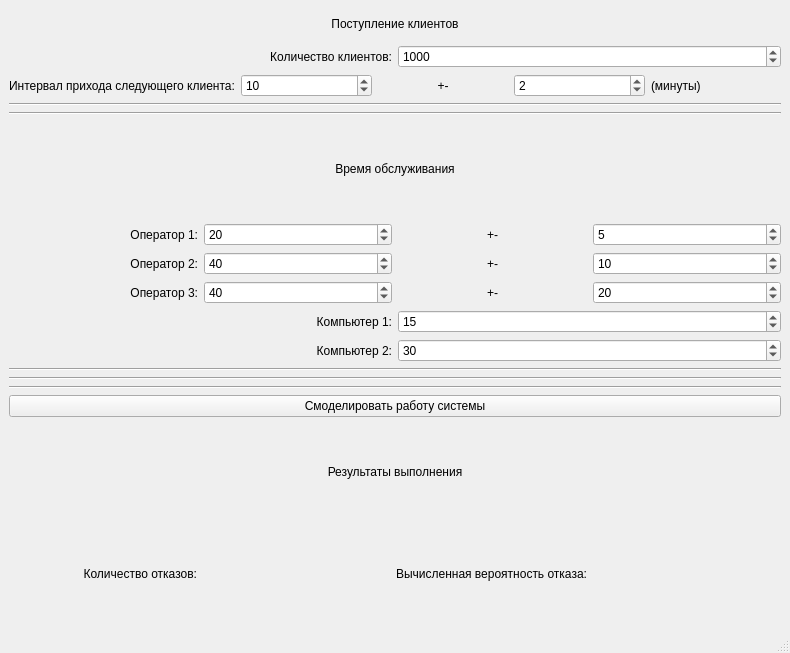
<?xml version="1.0" encoding="UTF-8"?>
<ui version="4.0">
 <class>MainWindow</class>
 <widget class="QMainWindow" name="MainWindow">
  <property name="geometry">
   <rect>
    <x>0</x>
    <y>0</y>
    <width>790</width>
    <height>653</height>
   </rect>
  </property>
  <property name="windowTitle">
   <string>MainWindow</string>
  </property>
  <widget class="QWidget" name="centralwidget">
   <layout class="QVBoxLayout" name="verticalLayout_3">
    <item>
     <layout class="QVBoxLayout" name="verticalLayout_2">
      <item>
       <widget class="QLabel" name="label">
        <property name="sizePolicy">
         <sizepolicy hsizetype="Preferred" vsizetype="Preferred">
          <horstretch>0</horstretch>
          <verstretch>0</verstretch>
         </sizepolicy>
        </property>
        <property name="autoFillBackground">
         <bool>false</bool>
        </property>
        <property name="text">
         <string>Поступление клиентов</string>
        </property>
        <property name="alignment">
         <set>Qt::AlignCenter</set>
        </property>
       </widget>
      </item>
      <item>
       <layout class="QVBoxLayout" name="verticalLayout_4">
        <item>
         <layout class="QHBoxLayout" name="horizontalLayout">
          <item>
           <widget class="QLabel" name="label_2">
            <property name="text">
             <string>Количество клиентов:</string>
            </property>
            <property name="alignment">
             <set>Qt::AlignRight|Qt::AlignTrailing|Qt::AlignVCenter</set>
            </property>
           </widget>
          </item>
          <item>
           <widget class="QSpinBox" name="NumberOfClientsSpinBox">
            <property name="minimum">
             <number>1</number>
            </property>
            <property name="maximum">
             <number>99999</number>
            </property>
            <property name="singleStep">
             <number>10</number>
            </property>
            <property name="value">
             <number>1000</number>
            </property>
           </widget>
          </item>
         </layout>
        </item>
        <item>
         <layout class="QHBoxLayout" name="horizontalLayout_2">
          <item>
           <widget class="QLabel" name="label_3">
            <property name="text">
             <string>Интервал прихода следующего клиента:</string>
            </property>
           </widget>
          </item>
          <item>
           <widget class="QSpinBox" name="nextClientIntervalSpinBox">
            <property name="minimum">
             <number>1</number>
            </property>
            <property name="value">
             <number>10</number>
            </property>
           </widget>
          </item>
          <item>
           <widget class="QLabel" name="label_4">
            <property name="text">
             <string>+-</string>
            </property>
            <property name="alignment">
             <set>Qt::AlignCenter</set>
            </property>
           </widget>
          </item>
          <item>
           <widget class="QSpinBox" name="nextClientIntervalPluxMinusSpinBox">
            <property name="minimum">
             <number>1</number>
            </property>
            <property name="value">
             <number>2</number>
            </property>
           </widget>
          </item>
          <item>
           <widget class="QLabel" name="label_5">
            <property name="text">
             <string>(минуты)</string>
            </property>
           </widget>
          </item>
         </layout>
        </item>
       </layout>
      </item>
      <item>
       <widget class="Line" name="line">
        <property name="orientation">
         <enum>Qt::Horizontal</enum>
        </property>
       </widget>
      </item>
     </layout>
    </item>
    <item>
     <widget class="Line" name="line_2">
      <property name="orientation">
       <enum>Qt::Horizontal</enum>
      </property>
     </widget>
    </item>
    <item>
     <widget class="QLabel" name="label_10">
      <property name="text">
       <string>Время обслуживания</string>
      </property>
      <property name="alignment">
       <set>Qt::AlignCenter</set>
      </property>
     </widget>
    </item>
    <item>
     <layout class="QVBoxLayout" name="verticalLayout_6">
      <item>
       <layout class="QHBoxLayout" name="horizontalLayout_12">
        <item>
         <widget class="QLabel" name="label_18">
          <property name="text">
           <string>Оператор 1:</string>
          </property>
          <property name="alignment">
           <set>Qt::AlignRight|Qt::AlignTrailing|Qt::AlignVCenter</set>
          </property>
         </widget>
        </item>
        <item>
         <widget class="QSpinBox" name="operator1ServiceTimeSpinBox">
          <property name="minimum">
           <number>1</number>
          </property>
          <property name="value">
           <number>20</number>
          </property>
         </widget>
        </item>
        <item>
         <widget class="QLabel" name="label_17">
          <property name="text">
           <string>+-</string>
          </property>
          <property name="alignment">
           <set>Qt::AlignCenter</set>
          </property>
         </widget>
        </item>
        <item>
         <widget class="QSpinBox" name="operator1ServiceTimePlusMinusSpinBox">
          <property name="minimum">
           <number>1</number>
          </property>
          <property name="value">
           <number>5</number>
          </property>
         </widget>
        </item>
       </layout>
      </item>
      <item>
       <layout class="QHBoxLayout" name="horizontalLayout_7">
        <item>
         <widget class="QLabel" name="label_11">
          <property name="text">
           <string>Оператор 2:</string>
          </property>
          <property name="alignment">
           <set>Qt::AlignRight|Qt::AlignTrailing|Qt::AlignVCenter</set>
          </property>
         </widget>
        </item>
        <item>
         <widget class="QSpinBox" name="operator2ServiceTimeSpinBox">
          <property name="minimum">
           <number>1</number>
          </property>
          <property name="value">
           <number>40</number>
          </property>
         </widget>
        </item>
        <item>
         <widget class="QLabel" name="label_14">
          <property name="text">
           <string>+-</string>
          </property>
          <property name="alignment">
           <set>Qt::AlignCenter</set>
          </property>
         </widget>
        </item>
        <item>
         <widget class="QSpinBox" name="operator2ServiceTimePlusMinusSpinBox">
          <property name="minimum">
           <number>1</number>
          </property>
          <property name="value">
           <number>10</number>
          </property>
         </widget>
        </item>
       </layout>
      </item>
      <item>
       <layout class="QHBoxLayout" name="horizontalLayout_9">
        <item>
         <widget class="QLabel" name="label_12">
          <property name="text">
           <string>Оператор 3:</string>
          </property>
          <property name="alignment">
           <set>Qt::AlignRight|Qt::AlignTrailing|Qt::AlignVCenter</set>
          </property>
         </widget>
        </item>
        <item>
         <widget class="QSpinBox" name="operator3ServiceTimeSpinBox">
          <property name="minimum">
           <number>1</number>
          </property>
          <property name="value">
           <number>40</number>
          </property>
         </widget>
        </item>
        <item>
         <widget class="QLabel" name="label_15">
          <property name="text">
           <string>+-</string>
          </property>
          <property name="alignment">
           <set>Qt::AlignCenter</set>
          </property>
         </widget>
        </item>
        <item>
         <widget class="QSpinBox" name="operator3ServiceTimePlusMinusSpinBox">
          <property name="minimum">
           <number>1</number>
          </property>
          <property name="value">
           <number>20</number>
          </property>
         </widget>
        </item>
       </layout>
      </item>
      <item>
       <layout class="QHBoxLayout" name="horizontalLayout_10">
        <item>
         <widget class="QLabel" name="label_13">
          <property name="text">
           <string>Компьютер 1:</string>
          </property>
          <property name="alignment">
           <set>Qt::AlignRight|Qt::AlignTrailing|Qt::AlignVCenter</set>
          </property>
         </widget>
        </item>
        <item>
         <widget class="QSpinBox" name="computer1ServiceTimeSpinBox">
          <property name="minimum">
           <number>1</number>
          </property>
          <property name="value">
           <number>15</number>
          </property>
         </widget>
        </item>
       </layout>
      </item>
      <item>
       <layout class="QHBoxLayout" name="horizontalLayout_3">
        <item>
         <widget class="QLabel" name="label_7">
          <property name="text">
           <string>Компьютер 2:</string>
          </property>
          <property name="alignment">
           <set>Qt::AlignRight|Qt::AlignTrailing|Qt::AlignVCenter</set>
          </property>
         </widget>
        </item>
        <item>
         <widget class="QSpinBox" name="computer2ServiceTimeSpinBox">
          <property name="value">
           <number>30</number>
          </property>
         </widget>
        </item>
       </layout>
      </item>
     </layout>
    </item>
    <item>
     <widget class="Line" name="line_3">
      <property name="orientation">
       <enum>Qt::Horizontal</enum>
      </property>
     </widget>
    </item>
    <item>
     <widget class="Line" name="line_5">
      <property name="orientation">
       <enum>Qt::Horizontal</enum>
      </property>
     </widget>
    </item>
    <item>
     <widget class="Line" name="line_6">
      <property name="orientation">
       <enum>Qt::Horizontal</enum>
      </property>
     </widget>
    </item>
    <item>
     <widget class="QPushButton" name="goModelingButton">
      <property name="text">
       <string>Смоделировать работу системы</string>
      </property>
     </widget>
    </item>
    <item>
     <widget class="QLabel" name="label_24">
      <property name="text">
       <string>Результаты выполнения</string>
      </property>
      <property name="alignment">
       <set>Qt::AlignCenter</set>
      </property>
     </widget>
    </item>
    <item>
     <layout class="QHBoxLayout" name="horizontalLayout_14">
      <item>
       <widget class="QLabel" name="label_25">
        <property name="text">
         <string>Количество отказов:</string>
        </property>
        <property name="alignment">
         <set>Qt::AlignRight|Qt::AlignTrailing|Qt::AlignVCenter</set>
        </property>
       </widget>
      </item>
      <item>
       <widget class="QLabel" name="denialOfServiceResultLabel">
        <property name="text">
         <string/>
        </property>
       </widget>
      </item>
      <item>
       <widget class="QLabel" name="label_27">
        <property name="text">
         <string>Вычисленная вероятность отказа:</string>
        </property>
        <property name="alignment">
         <set>Qt::AlignRight|Qt::AlignTrailing|Qt::AlignVCenter</set>
        </property>
       </widget>
      </item>
      <item>
       <widget class="QLabel" name="ProbabilityOfDenialOfServiceResultLabel">
        <property name="text">
         <string/>
        </property>
       </widget>
      </item>
     </layout>
    </item>
   </layout>
  </widget>
  <widget class="QMenuBar" name="menubar">
   <property name="geometry">
    <rect>
     <x>0</x>
     <y>0</y>
     <width>790</width>
     <height>20</height>
    </rect>
   </property>
  </widget>
  <widget class="QStatusBar" name="statusbar"/>
 </widget>
 <resources/>
 <connections/>
</ui>
